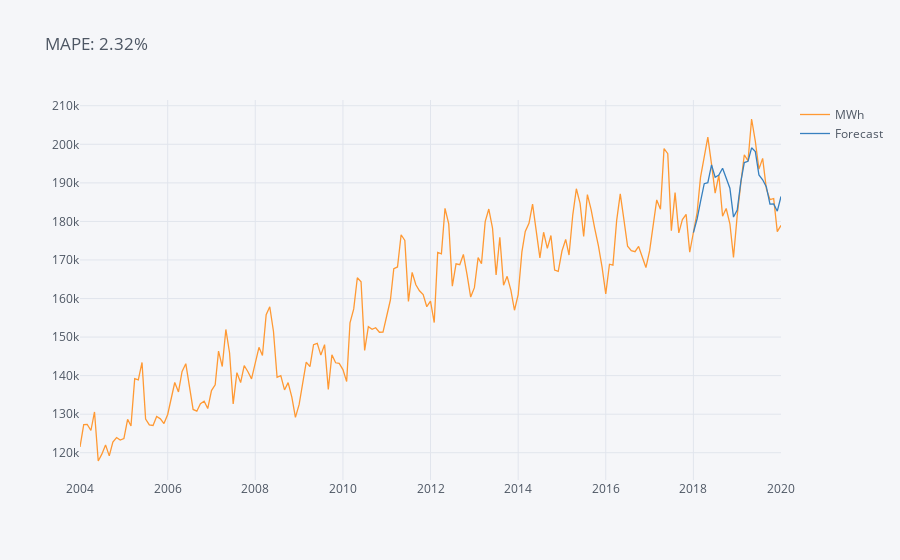

Here is the notebook cell this chart was saved with:
### Code cell
mape = np.mean(np.abs((y_test - y_pred)/y_test))*100
df1.iplot(title = f"MAPE: {mape:.3}%")

### Figure 1 — Plotly figure (JSON) as saved in the notebook; plotly's stock layout.template omitted (floating-point values rounded to 4 significant figures; data arrays with more than 128 entries replaced by an {"elided": "..."} marker saying what was removed)
{"data": [{"line": {"color": "rgba(255, 153, 51, 1.0)", "dash": "solid", "shape": "linear", "width": 1.3}, "mode": "lines", "name": "MWh", "text": "", "type": "scatter", "x": {"elided": "193 str values"}, "y": {"elided": "193 float values"}}, {"line": {"color": "rgba(55, 128, 191, 1.0)", "dash": "solid", "shape": "linear", "width": 1.3}, "mode": "lines", "name": "Forecast", "text": "", "type": "scatter", "x": {"elided": "193 str values"}, "y": {"elided": "193 mixed values"}}], "layout": {"legend": {"bgcolor": "#F5F6F9", "font": {"color": "#4D5663"}}, "paper_bgcolor": "#F5F6F9", "plot_bgcolor": "#F5F6F9", "title": {"font": {"color": "#4D5663"}, "text": "MAPE: 2.32%"}, "xaxis": {"gridcolor": "#E1E5ED", "showgrid": true, "tickfont": {"color": "#4D5663"}, "title": {"font": {"color": "#4D5663"}, "text": ""}, "zerolinecolor": "#E1E5ED"}, "yaxis": {"gridcolor": "#E1E5ED", "showgrid": true, "tickfont": {"color": "#4D5663"}, "title": {"font": {"color": "#4D5663"}, "text": ""}, "zerolinecolor": "#E1E5ED"}}}
